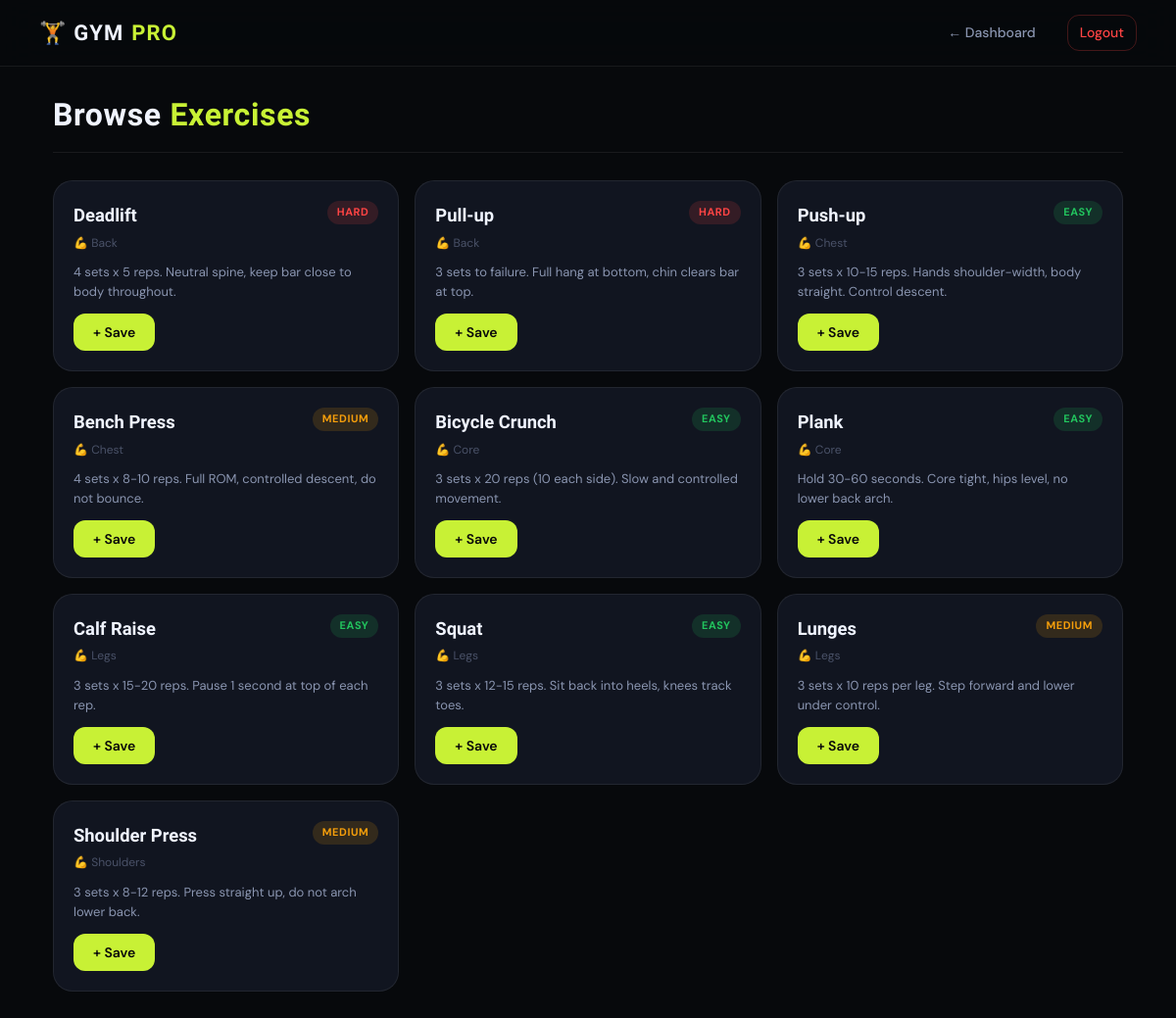
The page /manage_exercises.php (signed in) on the database its author committed.
### tables this page shows
CREATE TABLE IF NOT EXISTS `exercises` (
  `id` int(11) NOT NULL AUTO_INCREMENT,
  `name` varchar(255) NOT NULL,
  `body_part` varchar(100) DEFAULT NULL,
  `difficulty` enum('Easy','Medium','Hard') DEFAULT 'Medium',
  `description` text DEFAULT NULL,
  `created_at` datetime NOT NULL DEFAULT current_timestamp(),
  PRIMARY KEY (`id`)
);

### manage_exercises.php (the view, shortened to what this page needs)
<?php
require 'config.php';
$role     = $_SESSION['role']??'';
$is_admin = ($role==='admin');
$back = 'member_dashboard.php';
if ($role === 'trainer') $back = 'trainer_dashboard.php';
$conn->query("CREATE TABLE IF NOT EXISTS exercises (id INT AUTO_INCREMENT PRIMARY KEY, name VARCHAR(255) NOT NULL, body_part VARCHAR(100) DEFAULT NULL, difficulty VARCHAR(30) DEFAULT NULL, description TEXT DEFAULT NULL, created_at DATETIME DEFAULT CURRENT_TIMESTAMP) ENGINE=InnoDB DEFAULT CHARSET=utf8mb4;");
$conn->query("CREATE TABLE IF NOT EXISTS user_saved_exercises (id INT AUTO_INCREMENT PRIMARY KEY, user_id INT NOT NULL, exercise_id INT NOT NULL, saved_at DATETIME DEFAULT CURRENT_TIMESTAMP, UNIQUE KEY uniq_user_ex (user_id,exercise_id)) ENGINE=InnoDB DEFAULT CHARSET=utf8mb4;");
$ex_res=$conn->query("SELECT * FROM exercises ORDER BY body_part,difficulty,name");
$saved_ids=[];
$diff_badges=['Easy'=>'badge-green','Medium'=>'badge-yellow','Hard'=>'badge-red'];
?>
<!DOCTYPE html>
<html lang="en" data-theme="dark">
<head>
  <link rel="stylesheet" href="assets/style.css?v=1.3">
</head>
<body>
<nav class="navbar">
  <div class="navbar-brand">🏋️ GYM<span>PRO</span></div>
  <div class="navbar-links">
    <a href="<?php echo $back; ?>">← Dashboard</a>
    <a href="logout.php" class="nav-logout">Logout</a>
  </div>
</nav>
<div class="container">
  <div class="page-header">
    <h2><?php echo $is_admin?'Manage':'Browse'; ?> <span class="accent">Exercises</span></h2>
  </div>
  <div class="ex-grid">
  <?php if ($ex_res&&$ex_res->num_rows): while($e=$ex_res->fetch_assoc()):
    $isSaved=in_array((int)$e['id'],$saved_ids); $dc=$diff_badges[$e['difficulty']]??'badge-gray';
  ?>
    <div class="ex-card">
      <div class="ex-header">
        <div>
          <div class="ex-title"><?php echo htmlspecialchars($e['name']); ?></div>
          <div class="ex-body">💪 <?php echo htmlspecialchars($e['body_part']??'—'); ?></div>
        </div>
        <span class="badge <?php echo $dc; ?>"><?php echo htmlspecialchars($e['difficulty']??'—'); ?></span>
      </div>
      <p class="ex-desc"><?php echo nl2br(htmlspecialchars($e['description']??'')); ?></p>
      <div style="margin-top:12px;">
        <?php if ($is_admin): ?>
          <a class="btn btn-sm btn-danger" href="?delete=<?php echo (int)$e['id']; ?>" onclick="return confirm('Delete this exercise?')">Delete</a>
        <?php else: ?>
          <?php if ($isSaved): ?>
            <span class="badge badge-lime">✓ Saved</span>
          <?php else: ?>
            <form method="post" style="display:inline;">
              <button class="btn btn-sm" type="submit">+ Save</button>
            </form>
          <?php endif; ?>
        <?php endif; ?>
      </div>
    </div>
  <?php endwhile; else: ?><p style="color:var(--text-3);">No exercises found.</p><?php endif; ?>
  </div>
</div>
</body>
</html>

### assets/style.css (style rules this page uses)
[data-theme="dark"] { --bg: #07090c; --bg-2: #0d1017; --bg-3: #141820; --card: #111520; --card-hover: #181d2a; --border: rgba(255,255,255,0.07); --border-hi: rgba(200,241,53,0.3); --text-1: #f0f4ff; --text-2: #8a95b0; --text-3: #4a5268; --accent: #c8f135; --accent-dim: #a5cc1f; --accent-glow: rgba(200,241,53,0.12); --accent-glow2: rgba(200,241,53,0.06); --nav-bg: rgba(7,9,12,0.82); --btn-dark-text:#07090c; --shadow-xl: 0 32px 80px rgba(0,0,0,0.7); --shadow-card: 0 8px 32px rgba(0,0,0,0.5); --danger: #ff4444; --warning: #f59e0b; --success: #22c55e; --radius: 12px; --radius-lg: 20px; --radius-xl: 28px; }
*, *::before, *::after { box-sizing: border-box; margin: 0; padding: 0; }
html { scroll-behavior: smooth; }
body { font-family: 'DM Sans', sans-serif; background: var(--bg); color: var(--text-1); font-size: 15px; line-height: 1.6; min-height: 100vh; transition: background 0.3s, color 0.3s; }
h1, h2, h3, h4, h5, h6 { font-family: 'Barlow Condensed', sans-serif; font-weight: 700; line-height: 1.1; letter-spacing: 0.02em; color: var(--text-1); }
h2 { font-size: clamp(1.5rem, 3vw, 2.2rem); }
p { color: var(--text-2); }
a { color: var(--accent); text-decoration: none; transition: opacity 0.2s; }
.navbar { position: sticky; top: 0; z-index: 100; display: flex; align-items: center; justify-content: space-between; padding: 0 40px; height: 68px; background: var(--nav-bg); border-bottom: 1px solid var(--border); backdrop-filter: blur(20px) saturate(1.4); -webkit-backdrop-filter: blur(20px) saturate(1.4); transition: background 0.3s; }
.navbar-brand { font-family: 'Barlow Condensed', sans-serif; font-size: 22px; font-weight: 800; letter-spacing: 0.05em; color: var(--text-1); display: flex; align-items: center; gap: 8px; }
.navbar-brand span { color: var(--accent); }
.navbar-links { display: flex; align-items: center; gap: 20px; }
.navbar-links a, .navbar-actions a { color: var(--text-2); font-size: 14px; font-weight: 500; padding: 6px 12px; border-radius: var(--radius); transition: all 0.2s; }
.navbar-links .nav-logout, .navbar-actions .nav-logout { color: var(--danger); border: 1px solid rgba(255, 68, 68, 0.25); }
.container { max-width: 1140px; margin: 0 auto; padding: 32px 24px; }
.page-header { display: flex; align-items: center; justify-content: space-between; margin-bottom: 28px; padding-bottom: 20px; border-bottom: 1px solid var(--border); }
.page-header h2 { font-size: 2rem; }
.page-header h2 .accent { color: var(--accent); }
.btn, button.btn { display: inline-flex; align-items: center; gap: 6px; padding: 10px 20px; background: var(--accent); color: #0a0a0a; font-family: 'DM Sans', sans-serif; font-size: 14px; font-weight: 600; border: none; border-radius: var(--radius); cursor: pointer; text-decoration: none; transition: all 0.2s; white-space: nowrap; }
.btn-sm { padding: 7px 14px; font-size: 13px; }
.badge { display: inline-block; padding: 3px 10px; border-radius: 999px; font-size: 11px; font-weight: 700; letter-spacing: 0.05em; text-transform: uppercase; }
.badge-green { background: rgba(34, 197, 94, 0.15); color: #22c55e; }
.badge-red { background: rgba(255, 68, 68, 0.15); color: #ff4444; }
.badge-yellow { background: rgba(245, 158, 11, 0.15); color: #f59e0b; }

### manage_exercises.php (style rules this page uses)
.ex-grid { display:grid; grid-template-columns:repeat(auto-fill,minmax(300px,1fr)); gap:16px; margin-top:4px; }
.ex-card { background:var(--card); border:1px solid var(--border); border-radius:var(--radius-lg); padding:20px; transition:all 0.2s; }
.ex-header { display:flex; justify-content:space-between; align-items:flex-start; margin-bottom:10px; }
.ex-title { font-family:'Barlow Condensed',sans-serif; font-size:1.15rem; font-weight:700; }
.ex-body { font-size:12px; color:var(--text-3); margin-top:4px; }
.ex-desc { font-size:13px; color:var(--text-2); margin:10px 0; line-height:1.55; }

### rows shown on the page
exercises: name "Deadlift", body_part "Back", difficulty "HARD", description "4 sets x 5 reps. Neutral spine, keep bar close to body throughout."
exercises: name "Pull-up", body_part "Back", difficulty "HARD", description "3 sets to failure. Full hang at bottom, chin clears bar at top."
exercises: name "Push-up", body_part "Chest", difficulty "EASY", description "3 sets x 10-15 reps. Hands shoulder-width, body straight. Control descent."
exercises: name "Bench Press", body_part "Chest", difficulty "MEDIUM", description "4 sets x 8-10 reps. Full ROM, controlled descent, do not bounce."
exercises: name "Bicycle Crunch", body_part "Core", difficulty "EASY", description "3 sets x 20 reps (10 each side). Slow and controlled movement."
exercises: name "Plank", body_part "Core", difficulty "EASY", description "Hold 30-60 seconds. Core tight, hips level, no lower back arch."
exercises: name "Calf Raise", body_part "Legs", difficulty "EASY", description "3 sets x 15-20 reps. Pause 1 second at top of each rep."
exercises: name "Squat", body_part "Legs", difficulty "EASY", description "3 sets x 12-15 reps. Sit back into heels, knees track toes."
exercises: name "Lunges", body_part "Legs", difficulty "MEDIUM", description "3 sets x 10 reps per leg. Step forward and lower under control."
exercises: name "Shoulder Press", body_part "Shoulders", difficulty "MEDIUM", description "3 sets x 8-12 reps. Press straight up, do not arch lower back."
